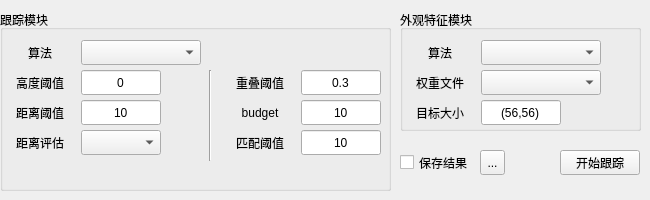
    <widget class="QWidget" name="tab_track">
     <attribute name="title">
      <string>跟踪</string>
     </attribute>
     <widget class="QGroupBox" name="groupBox">
      <property name="geometry">
       <rect>
        <x>0</x>
        <y>10</y>
        <width>391</width>
        <height>181</height>
       </rect>
      </property>
      <property name="title">
       <string>跟踪模块</string>
      </property>
      <widget class="QWidget" name="horizontalLayoutWidget_5">
       <property name="geometry">
        <rect>
         <x>0</x>
         <y>30</y>
         <width>211</width>
         <height>32</height>
        </rect>
       </property>
       <layout class="QHBoxLayout" name="horizontalLayout_9">
        <property name="spacing">
         <number>1</number>
        </property>
        <property name="sizeConstraint">
         <enum>QLayout::SetFixedSize</enum>
        </property>
        <property name="topMargin">
         <number>0</number>
        </property>
        <property name="bottomMargin">
         <number>0</number>
        </property>
        <item>
         <widget class="QLabel" name="label_13">
          <property name="sizePolicy">
           <sizepolicy hsizetype="Fixed" vsizetype="Fixed">
            <horstretch>0</horstretch>
            <verstretch>0</verstretch>
           </sizepolicy>
          </property>
          <property name="minimumSize">
           <size>
            <width>80</width>
            <height>25</height>
           </size>
          </property>
          <property name="maximumSize">
           <size>
            <width>80</width>
            <height>25</height>
           </size>
          </property>
          <property name="text">
           <string>算法</string>
          </property>
          <property name="alignment">
           <set>Qt::AlignCenter</set>
          </property>
         </widget>
        </item>
        <item>
         <widget class="QComboBox" name="comboBox_track_alg">
          <property name="sizePolicy">
           <sizepolicy hsizetype="Fixed" vsizetype="Fixed">
            <horstretch>0</horstretch>
            <verstretch>0</verstretch>
           </sizepolicy>
          </property>
          <property name="minimumSize">
           <size>
            <width>120</width>
            <height>25</height>
           </size>
          </property>
          <property name="maximumSize">
           <size>
            <width>120</width>
            <height>25</height>
           </size>
          </property>
         </widget>
        </item>
        <item>
         <spacer name="horizontalSpacer_5">
          <property name="orientation">
           <enum>Qt::Horizontal</enum>
          </property>
          <property name="sizeHint" stdset="0">
           <size>
            <width>40</width>
            <height>20</height>
           </size>
          </property>
         </spacer>
        </item>
       </layout>
      </widget>
      <widget class="QWidget" name="horizontalLayoutWidget_20">
       <property name="geometry">
        <rect>
         <x>0</x>
         <y>60</y>
         <width>211</width>
         <height>31</height>
        </rect>
       </property>
       <layout class="QHBoxLayout" name="horizontalLayout_6">
        <property name="spacing">
         <number>1</number>
        </property>
        <property name="sizeConstraint">
         <enum>QLayout::SetFixedSize</enum>
        </property>
        <item>
         <widget class="QLabel" name="label_4">
          <property name="sizePolicy">
           <sizepolicy hsizetype="Fixed" vsizetype="Fixed">
            <horstretch>0</horstretch>
            <verstretch>0</verstretch>
           </sizepolicy>
          </property>
          <property name="minimumSize">
           <size>
            <width>80</width>
            <height>25</height>
           </size>
          </property>
          <property name="maximumSize">
           <size>
            <width>80</width>
            <height>25</height>
           </size>
          </property>
          <property name="text">
           <string>高度阈值</string>
          </property>
          <property name="alignment">
           <set>Qt::AlignCenter</set>
          </property>
         </widget>
        </item>
        <item>
         <widget class="QLineEdit" name="ledit_height_track">
          <property name="sizePolicy">
           <sizepolicy hsizetype="Fixed" vsizetype="Fixed">
            <horstretch>0</horstretch>
            <verstretch>0</verstretch>
           </sizepolicy>
          </property>
          <property name="minimumSize">
           <size>
            <width>80</width>
            <height>25</height>
           </size>
          </property>
          <property name="maximumSize">
           <size>
            <width>80</width>
            <height>25</height>
           </size>
          </property>
          <property name="text">
           <string>0</string>
          </property>
          <property name="alignment">
           <set>Qt::AlignCenter</set>
          </property>
         </widget>
        </item>
        <item>
         <spacer name="horizontalSpacer_3">
          <property name="orientation">
           <enum>Qt::Horizontal</enum>
          </property>
          <property name="sizeHint" stdset="0">
           <size>
            <width>40</width>
            <height>20</height>
           </size>
          </property>
         </spacer>
        </item>
       </layout>
      </widget>
      <widget class="QWidget" name="horizontalLayoutWidget_6">
       <property name="geometry">
        <rect>
         <x>220</x>
         <y>60</y>
         <width>171</width>
         <height>31</height>
        </rect>
       </property>
       <layout class="QHBoxLayout" name="horizontalLayout_10">
        <property name="spacing">
         <number>1</number>
        </property>
        <property name="sizeConstraint">
         <enum>QLayout::SetFixedSize</enum>
        </property>
        <item>
         <widget class="QLabel" name="label_5">
          <property name="sizePolicy">
           <sizepolicy hsizetype="Fixed" vsizetype="Fixed">
            <horstretch>0</horstretch>
            <verstretch>0</verstretch>
           </sizepolicy>
          </property>
          <property name="minimumSize">
           <size>
            <width>80</width>
            <height>25</height>
           </size>
          </property>
          <property name="maximumSize">
           <size>
            <width>80</width>
            <height>25</height>
           </size>
          </property>
          <property name="text">
           <string>重叠阈值</string>
          </property>
          <property name="alignment">
           <set>Qt::AlignCenter</set>
          </property>
         </widget>
        </item>
        <item>
         <widget class="QLineEdit" name="ledit_iou_track">
          <property name="sizePolicy">
           <sizepolicy hsizetype="Fixed" vsizetype="Fixed">
            <horstretch>0</horstretch>
            <verstretch>0</verstretch>
           </sizepolicy>
          </property>
          <property name="minimumSize">
           <size>
            <width>80</width>
            <height>25</height>
           </size>
          </property>
          <property name="maximumSize">
           <size>
            <width>80</width>
            <height>25</height>
           </size>
          </property>
          <property name="text">
           <string>0.3</string>
          </property>
          <property name="alignment">
           <set>Qt::AlignCenter</set>
          </property>
         </widget>
        </item>
        <item>
         <spacer name="horizontalSpacer_10">
          <property name="orientation">
           <enum>Qt::Horizontal</enum>
          </property>
          <property name="sizeHint" stdset="0">
           <size>
            <width>40</width>
            <height>20</height>
           </size>
          </property>
         </spacer>
        </item>
       </layout>
      </widget>
      <widget class="QWidget" name="horizontalLayoutWidget_21">
       <property name="geometry">
        <rect>
         <x>0</x>
         <y>90</y>
         <width>211</width>
         <height>31</height>
        </rect>
       </property>
       <layout class="QHBoxLayout" name="horizontalLayout_8">
        <property name="spacing">
         <number>1</number>
        </property>
        <property name="sizeConstraint">
         <enum>QLayout::SetFixedSize</enum>
        </property>
        <item>
         <widget class="QLabel" name="label_6">
          <property name="sizePolicy">
           <sizepolicy hsizetype="Fixed" vsizetype="Fixed">
            <horstretch>0</horstretch>
            <verstretch>0</verstretch>
           </sizepolicy>
          </property>
          <property name="minimumSize">
           <size>
            <width>80</width>
            <height>25</height>
           </size>
          </property>
          <property name="maximumSize">
           <size>
            <width>80</width>
            <height>25</height>
           </size>
          </property>
          <property name="text">
           <string>距离阈值</string>
          </property>
          <property name="alignment">
           <set>Qt::AlignCenter</set>
          </property>
         </widget>
        </item>
        <item>
         <widget class="QLineEdit" name="ledit_distance_track">
          <property name="sizePolicy">
           <sizepolicy hsizetype="Fixed" vsizetype="Fixed">
            <horstretch>0</horstretch>
            <verstretch>0</verstretch>
           </sizepolicy>
          </property>
          <property name="minimumSize">
           <size>
            <width>80</width>
            <height>25</height>
           </size>
          </property>
          <property name="maximumSize">
           <size>
            <width>80</width>
            <height>25</height>
           </size>
          </property>
          <property name="text">
           <string>10</string>
          </property>
          <property name="alignment">
           <set>Qt::AlignCenter</set>
          </property>
         </widget>
        </item>
        <item>
         <spacer name="horizontalSpacer_24">
          <property name="orientation">
           <enum>Qt::Horizontal</enum>
          </property>
          <property name="sizeHint" stdset="0">
           <size>
            <width>40</width>
            <height>20</height>
           </size>
          </property>
         </spacer>
        </item>
       </layout>
      </widget>
      <widget class="QWidget" name="horizontalLayoutWidget_7">
       <property name="geometry">
        <rect>
         <x>220</x>
         <y>90</y>
         <width>171</width>
         <height>31</height>
        </rect>
       </property>
       <layout class="QHBoxLayout" name="horizontalLayout_11">
        <property name="spacing">
         <number>1</number>
        </property>
        <property name="sizeConstraint">
         <enum>QLayout::SetFixedSize</enum>
        </property>
        <item>
         <widget class="QLabel" name="label_7">
          <property name="sizePolicy">
           <sizepolicy hsizetype="Fixed" vsizetype="Fixed">
            <horstretch>0</horstretch>
            <verstretch>0</verstretch>
           </sizepolicy>
          </property>
          <property name="minimumSize">
           <size>
            <width>80</width>
            <height>25</height>
           </size>
          </property>
          <property name="maximumSize">
           <size>
            <width>80</width>
            <height>25</height>
           </size>
          </property>
          <property name="text">
           <string>budget</string>
          </property>
          <property name="alignment">
           <set>Qt::AlignCenter</set>
          </property>
         </widget>
        </item>
        <item>
         <widget class="QLineEdit" name="ledit_budget_track">
          <property name="sizePolicy">
           <sizepolicy hsizetype="Fixed" vsizetype="Fixed">
            <horstretch>0</horstretch>
            <verstretch>0</verstretch>
           </sizepolicy>
          </property>
          <property name="minimumSize">
           <size>
            <width>80</width>
            <height>25</height>
           </size>
          </property>
          <property name="maximumSize">
           <size>
            <width>80</width>
            <height>25</height>
           </size>
          </property>
          <property name="text">
           <string>10</string>
          </property>
          <property name="alignment">
           <set>Qt::AlignCenter</set>
          </property>
         </widget>
        </item>
        <item>
         <spacer name="horizontalSpacer_11">
          <property name="orientation">
           <enum>Qt::Horizontal</enum>
          </property>
          <property name="sizeHint" stdset="0">
           <size>
            <width>40</width>
            <height>20</height>
           </size>
          </property>
         </spacer>
        </item>
       </layout>
      </widget>
      <widget class="QWidget" name="horizontalLayoutWidget_22">
       <property name="geometry">
        <rect>
         <x>0</x>
         <y>120</y>
         <width>211</width>
         <height>31</height>
        </rect>
       </property>
       <layout class="QHBoxLayout" name="horizontalLayout_26">
        <property name="spacing">
         <number>1</number>
        </property>
        <property name="sizeConstraint">
         <enum>QLayout::SetFixedSize</enum>
        </property>
        <item>
         <widget class="QLabel" name="label_9">
          <property name="sizePolicy">
           <sizepolicy hsizetype="Fixed" vsizetype="Fixed">
            <horstretch>0</horstretch>
            <verstretch>0</verstretch>
           </sizepolicy>
          </property>
          <property name="minimumSize">
           <size>
            <width>80</width>
            <height>25</height>
           </size>
          </property>
          <property name="maximumSize">
           <size>
            <width>80</width>
            <height>25</height>
           </size>
          </property>
          <property name="text">
           <string>距离评估</string>
          </property>
          <property name="alignment">
           <set>Qt::AlignCenter</set>
          </property>
         </widget>
        </item>
        <item>
         <widget class="QComboBox" name="comboBox_metric">
          <property name="sizePolicy">
           <sizepolicy hsizetype="Fixed" vsizetype="Fixed">
            <horstretch>0</horstretch>
            <verstretch>0</verstretch>
           </sizepolicy>
          </property>
          <property name="minimumSize">
           <size>
            <width>80</width>
            <height>25</height>
           </size>
          </property>
          <property name="maximumSize">
           <size>
            <width>80</width>
            <height>25</height>
           </size>
          </property>
         </widget>
        </item>
        <item>
         <spacer name="horizontalSpacer_25">
          <property name="orientation">
           <enum>Qt::Horizontal</enum>
          </property>
          <property name="sizeHint" stdset="0">
           <size>
            <width>40</width>
            <height>20</height>
           </size>
          </property>
         </spacer>
        </item>
       </layout>
      </widget>
      <widget class="QWidget" name="horizontalLayoutWidget_11">
       <property name="geometry">
        <rect>
         <x>220</x>
         <y>120</y>
         <width>171</width>
         <height>31</height>
        </rect>
       </property>
       <layout class="QHBoxLayout" name="horizontalLayout_15">
        <property name="spacing">
         <number>1</number>
        </property>
        <property name="sizeConstraint">
         <enum>QLayout::SetFixedSize</enum>
        </property>
        <item>
         <widget class="QLabel" name="label_10">
          <property name="sizePolicy">
           <sizepolicy hsizetype="Fixed" vsizetype="Fixed">
            <horstretch>0</horstretch>
            <verstretch>0</verstretch>
           </sizepolicy>
          </property>
          <property name="minimumSize">
           <size>
            <width>80</width>
            <height>25</height>
           </size>
          </property>
          <property name="maximumSize">
           <size>
            <width>80</width>
            <height>25</height>
           </size>
          </property>
          <property name="text">
           <string>匹配阈值</string>
          </property>
          <property name="alignment">
           <set>Qt::AlignCenter</set>
          </property>
         </widget>
        </item>
        <item>
         <widget class="QLineEdit" name="ledit_matching_threshold">
          <property name="sizePolicy">
           <sizepolicy hsizetype="Fixed" vsizetype="Fixed">
            <horstretch>0</horstretch>
            <verstretch>0</verstretch>
           </sizepolicy>
          </property>
          <property name="minimumSize">
           <size>
            <width>80</width>
            <height>25</height>
           </size>
          </property>
          <property name="maximumSize">
           <size>
            <width>80</width>
            <height>25</height>
           </size>
          </property>
          <property name="text">
           <string>10</string>
          </property>
          <property name="alignment">
           <set>Qt::AlignCenter</set>
          </property>
         </widget>
        </item>
        <item>
         <spacer name="horizontalSpacer_15">
          <property name="orientation">
           <enum>Qt::Horizontal</enum>
          </property>
          <property name="sizeHint" stdset="0">
           <size>
            <width>40</width>
            <height>20</height>
           </size>
          </property>
         </spacer>
        </item>
       </layout>
      </widget>
      <widget class="Line" name="line_6">
       <property name="geometry">
        <rect>
         <x>200</x>
         <y>60</y>
         <width>20</width>
         <height>91</height>
        </rect>
       </property>
       <property name="orientation">
        <enum>Qt::Vertical</enum>
       </property>
      </widget>
     </widget>
     <widget class="QGroupBox" name="groupBox_2">
      <property name="geometry">
       <rect>
        <x>400</x>
        <y>10</y>
        <width>241</width>
        <height>121</height>
       </rect>
      </property>
      <property name="title">
       <string>外观特征模块</string>
      </property>
      <widget class="QWidget" name="horizontalLayoutWidget_8">
       <property name="geometry">
        <rect>
         <x>0</x>
         <y>30</y>
         <width>241</width>
         <height>32</height>
        </rect>
       </property>
       <layout class="QHBoxLayout" name="horizontalLayout_12">
        <property name="spacing">
         <number>1</number>
        </property>
        <property name="sizeConstraint">
         <enum>QLayout::SetFixedSize</enum>
        </property>
        <property name="topMargin">
         <number>0</number>
        </property>
        <property name="bottomMargin">
         <number>0</number>
        </property>
        <item>
         <widget class="QLabel" name="label_14">
          <property name="sizePolicy">
           <sizepolicy hsizetype="Fixed" vsizetype="Fixed">
            <horstretch>0</horstretch>
            <verstretch>0</verstretch>
           </sizepolicy>
          </property>
          <property name="minimumSize">
           <size>
            <width>80</width>
            <height>25</height>
           </size>
          </property>
          <property name="maximumSize">
           <size>
            <width>80</width>
            <height>25</height>
           </size>
          </property>
          <property name="text">
           <string>算法</string>
          </property>
          <property name="alignment">
           <set>Qt::AlignCenter</set>
          </property>
         </widget>
        </item>
        <item>
         <widget class="QComboBox" name="comboBox_app_alg">
          <property name="sizePolicy">
           <sizepolicy hsizetype="Fixed" vsizetype="Fixed">
            <horstretch>0</horstretch>
            <verstretch>0</verstretch>
           </sizepolicy>
          </property>
          <property name="minimumSize">
           <size>
            <width>120</width>
            <height>25</height>
           </size>
          </property>
          <property name="maximumSize">
           <size>
            <width>120</width>
            <height>25</height>
           </size>
          </property>
         </widget>
        </item>
        <item>
         <spacer name="horizontalSpacer_12">
          <property name="orientation">
           <enum>Qt::Horizontal</enum>
          </property>
          <property name="sizeHint" stdset="0">
           <size>
            <width>40</width>
            <height>20</height>
           </size>
          </property>
         </spacer>
        </item>
       </layout>
      </widget>
      <widget class="QWidget" name="horizontalLayoutWidget_9">
       <property name="geometry">
        <rect>
         <x>0</x>
         <y>60</y>
         <width>241</width>
         <height>31</height>
        </rect>
       </property>
       <layout class="QHBoxLayout" name="horizontalLayout_13">
        <property name="spacing">
         <number>1</number>
        </property>
        <property name="sizeConstraint">
         <enum>QLayout::SetFixedSize</enum>
        </property>
        <item>
         <widget class="QLabel" name="label_15">
          <property name="sizePolicy">
           <sizepolicy hsizetype="Fixed" vsizetype="Fixed">
            <horstretch>0</horstretch>
            <verstretch>0</verstretch>
           </sizepolicy>
          </property>
          <property name="minimumSize">
           <size>
            <width>80</width>
            <height>25</height>
           </size>
          </property>
          <property name="maximumSize">
           <size>
            <width>80</width>
            <height>25</height>
           </size>
          </property>
          <property name="text">
           <string>权重文件</string>
          </property>
          <property name="alignment">
           <set>Qt::AlignCenter</set>
          </property>
         </widget>
        </item>
        <item>
         <widget class="QComboBox" name="comboBox_app_weight">
          <property name="sizePolicy">
           <sizepolicy hsizetype="Fixed" vsizetype="Fixed">
            <horstretch>0</horstretch>
            <verstretch>0</verstretch>
           </sizepolicy>
          </property>
          <property name="minimumSize">
           <size>
            <width>120</width>
            <height>25</height>
           </size>
          </property>
          <property name="maximumSize">
           <size>
            <width>120</width>
            <height>25</height>
           </size>
          </property>
         </widget>
        </item>
        <item>
         <spacer name="horizontalSpacer_13">
          <property name="orientation">
           <enum>Qt::Horizontal</enum>
          </property>
          <property name="sizeHint" stdset="0">
           <size>
            <width>40</width>
            <height>20</height>
           </size>
          </property>
         </spacer>
        </item>
       </layout>
      </widget>
      <widget class="QWidget" name="horizontalLayoutWidget_10">
       <property name="geometry">
        <rect>
         <x>0</x>
         <y>90</y>
         <width>241</width>
         <height>31</height>
        </rect>
       </property>
       <layout class="QHBoxLayout" name="horizontalLayout_14">
        <property name="spacing">
         <number>1</number>
        </property>
        <property name="sizeConstraint">
         <enum>QLayout::SetFixedSize</enum>
        </property>
        <item>
         <widget class="QLabel" name="label_8">
          <property name="sizePolicy">
           <sizepolicy hsizetype="Fixed" vsizetype="Fixed">
            <horstretch>0</horstretch>
            <verstretch>0</verstretch>
           </sizepolicy>
          </property>
          <property name="minimumSize">
           <size>
            <width>80</width>
            <height>25</height>
           </size>
          </property>
          <property name="maximumSize">
           <size>
            <width>80</width>
            <height>25</height>
           </size>
          </property>
          <property name="text">
           <string>目标大小</string>
          </property>
          <property name="alignment">
           <set>Qt::AlignCenter</set>
          </property>
         </widget>
        </item>
        <item>
         <widget class="QLineEdit" name="ledit_fea_size">
          <property name="sizePolicy">
           <sizepolicy hsizetype="Fixed" vsizetype="Fixed">
            <horstretch>0</horstretch>
            <verstretch>0</verstretch>
           </sizepolicy>
          </property>
          <property name="minimumSize">
           <size>
            <width>80</width>
            <height>25</height>
           </size>
          </property>
          <property name="maximumSize">
           <size>
            <width>80</width>
            <height>25</height>
           </size>
          </property>
          <property name="text">
           <string>(56,56)</string>
          </property>
          <property name="alignment">
           <set>Qt::AlignCenter</set>
          </property>
         </widget>
        </item>
        <item>
         <spacer name="horizontalSpacer_14">
          <property name="orientation">
           <enum>Qt::Horizontal</enum>
          </property>
          <property name="sizeHint" stdset="0">
           <size>
            <width>40</width>
            <height>20</height>
           </size>
          </property>
         </spacer>
        </item>
       </layout>
      </widget>
     </widget>
     <widget class="QPushButton" name="btn_start_track">
      <property name="geometry">
       <rect>
        <x>560</x>
        <y>150</y>
        <width>80</width>
        <height>25</height>
       </rect>
      </property>
      <property name="sizePolicy">
       <sizepolicy hsizetype="Fixed" vsizetype="Fixed">
        <horstretch>0</horstretch>
        <verstretch>0</verstretch>
       </sizepolicy>
      </property>
      <property name="minimumSize">
       <size>
        <width>80</width>
        <height>25</height>
       </size>
      </property>
      <property name="maximumSize">
       <size>
        <width>80</width>
        <height>25</height>
       </size>
      </property>
      <property name="text">
       <string>开始跟踪</string>
      </property>
     </widget>
     <widget class="QToolButton" name="toolButton_track">
      <property name="geometry">
       <rect>
        <x>480</x>
        <y>150</y>
        <width>25</width>
        <height>25</height>
       </rect>
      </property>
      <property name="minimumSize">
       <size>
        <width>25</width>
        <height>25</height>
       </size>
      </property>
      <property name="maximumSize">
       <size>
        <width>25</width>
        <height>25</height>
       </size>
      </property>
      <property name="text">
       <string>...</string>
      </property>
     </widget>
     <widget class="QCheckBox" name="checkBox_save_track_result">
      <property name="geometry">
       <rect>
        <x>400</x>
        <y>150</y>
        <width>80</width>
        <height>25</height>
       </rect>
      </property>
      <property name="sizePolicy">
       <sizepolicy hsizetype="Fixed" vsizetype="Fixed">
        <horstretch>0</horstretch>
        <verstretch>0</verstretch>
       </sizepolicy>
      </property>
      <property name="minimumSize">
       <size>
        <width>80</width>
        <height>25</height>
       </size>
      </property>
      <property name="maximumSize">
       <size>
        <width>80</width>
        <height>25</height>
       </size>
      </property>
      <property name="text">
       <string>保存结果</string>
      </property>
     </widget>
    </widget>
